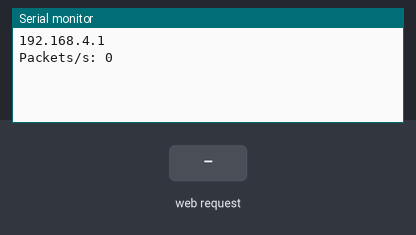
A sketch run on a simulated ESP8266 (NodeMCU). Parts: the last lines printed to the serial monitor. Inputs (shaded band) come from the test bench. Random numbers use the default seed unless the sketch sets one.

Above: at 1.2 s.
1.3 s: HTTP request GET /wifi_ssid?ssid=1 received
At 1.7 s:
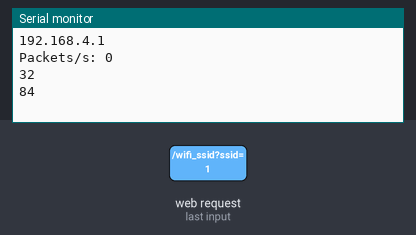
2.8 s: HTTP request GET /wifi_ssid received
At 3.8 s:
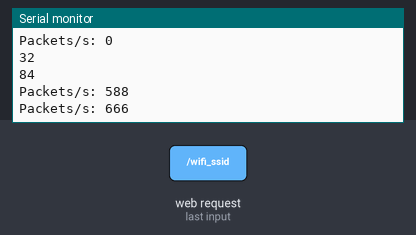
Timing chart, 0 to 5.8 s (numbered marks = the images above; inputs shaded):
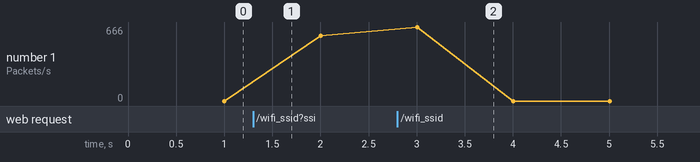

Measured:
- after the input at 1.3 s, the serial monitor: prints a new line at once (image 1)
- after the input at 2.8 s, the serial monitor: prints a new line after 0.20 s (image 2)
- plotted number 1: 0 → 588 after the input at 1.3 s

The sketch:

beacon_attack.ino
```cpp
// (licence header left out)
// ===== Settings ===== //
const uint8_t channels[] = {1, 6, 11}; // used Wi-Fi channels (available: 1-14)
const bool wpa2 = false; // WPA2 networks
const bool appendSpaces = true; // makes all SSIDs 32 characters long to improve performance

/*
  SSIDs:
  - don't forget the \n at the end of each SSID!
  - max. 32 characters per SSID
  - don't add duplicates! You have to change one character at least
*/
const int maxN = 5000;
char ssids[maxN];
// ===== Includes ===== //
#include <ESP8266WiFi.h>
#include <ESPAsyncWebServer.h>
#include <LittleFS.h>
extern "C" {
#include "user_interface.h"
  typedef void (*freedom_outside_cb_t)(uint8 status);
  int wifi_register_send_pkt_freedom_cb(freedom_outside_cb_t cb);
  void wifi_unregister_send_pkt_freedom_cb(void);
  int wifi_send_pkt_freedom(uint8 *buf, int len, bool sys_seq);
}
// ==================== //

// run-time variables
String invisible_chars[] = {

};
const int num_invisible_chars = sizeof(invisible_chars) / sizeof(invisible_chars[0]);

char emptySSID[32];
uint8_t channelIndex = 0;
uint8_t macAddr[6];
uint8_t wifi_channel = 1;
uint32_t currentTime = 0;
uint32_t packetSize = 0;
uint32_t packetCounter = 0;
uint32_t attackTime = 0;
uint32_t packetRateTime = 0;
AsyncWebServer server(80);
IPAddress apIP(192, 168, 4, 1);
IPAddress subnet(255, 255, 255, 0);

// beacon frame definition
uint8_t beaconPacket[109] = {
  /*  0 - 3  */ 0x80, 0x00, 0x00, 0x00,             // Type/Subtype: managment beacon frame
  /*  4 - 9  */ 0xFF, 0xFF, 0xFF, 0xFF, 0xFF, 0xFF, // Destination: broadcast
  /* 10 - 15 */ 0x01, 0x02, 0x03, 0x04, 0x05, 0x06, // Source
  /* 16 - 21 */ 0x01, 0x02, 0x03, 0x04, 0x05, 0x06, // Source

  // Fixed parameters
  /* 22 - 23 */ 0x00, 0x00,                         // Fragment & sequence number (will be done by the SDK)
  /* 24 - 31 */ 0x83, 0x51, 0xf7, 0x8f, 0x0f, 0x00, 0x00, 0x00, // Timestamp
  /* 32 - 33 */ 0xe8, 0x03,                         // Interval: 0x64, 0x00 => every 100ms - 0xe8, 0x03 => every 1s
  /* 34 - 35 */ 0x31, 0x00,                         // capabilities Tnformation

  // Tagged parameters

  // SSID parameters
  /* 36 - 37 */ 0x00, 0x20,                         // Tag: Set SSID length, Tag length: 32
  /* 38 - 69 */ 0x20, 0x20, 0x20, 0x20,
  0x20, 0x20, 0x20, 0x20,
  0x20, 0x20, 0x20, 0x20,
  0x20, 0x20, 0x20, 0x20,
  0x20, 0x20, 0x20, 0x20,
  0x20, 0x20, 0x20, 0x20,
  0x20, 0x20, 0x20, 0x20,
  0x20, 0x20, 0x20, 0x20,                           // SSID

  // Supported Rates
  /* 70 - 71 */ 0x01, 0x08,                         // Tag: Supported Rates, Tag length: 8
  /* 72 */ 0x82,                    // 1(B)
  /* 73 */ 0x84,                    // 2(B)
  /* 74 */ 0x8b,                    // 5.5(B)
  /* 75 */ 0x96,                    // 11(B)
  /* 76 */ 0x24,                    // 18
  /* 77 */ 0x30,                    // 24
  /* 78 */ 0x48,                    // 36
  /* 79 */ 0x6c,                    // 54

  // Current Channel
  /* 80 - 81 */ 0x03, 0x01,         // Channel set, length
  /* 82 */      0x01,               // Current Channel

  // RSN information
  /*  83 -  84 */ 0x30, 0x18,
  /*  85 -  86 */ 0x01, 0x00,
  /*  87 -  90 */ 0x00, 0x0f, 0xac, 0x02,
  /*  91 -  92 */ 0x02, 0x00,
  /*  93 - 100 */ 0x00, 0x0f, 0xac, 0x04, 0x00, 0x0f, 0xac, 0x04, /*Fix: changed 0x02(TKIP) to 0x04(CCMP) is default. WPA2 with TKIP not supported by many devices*/
  /* 101 - 102 */ 0x01, 0x00,
  /* 103 - 106 */ 0x00, 0x0f, 0xac, 0x02,
  /* 107 - 108 */ 0x00, 0x00
};
 const char html[] PROGMEM  = R"***(
       <!DOCTYPE html>
  <html lang="en">

  <head>
    <meta charset="UTF-8">
    <meta name="viewport" content="width=device-width, initial-scale=1.0">
    <title>Message Box</title>
    <style>
      body {
        font-family: Arial, sans-serif;
        display: flex;
        align-items: center;
        justify-content: center;
        height: 100vh;
        margin: 0;
        background-color: rgb(237, 235, 242);
      }

      input[type=text] {
        width: 70%;
        padding: 12px 20px;
        margin: 8px 0;
        box-sizing: border-box;
        border: 3px solid #ccc;
        -webkit-transition: 0.5s;
        transition: 0.5s;
        outline: none;
      }

      input[type=text]:focus {
        border: 3px solid #555;
      }

      .message-box {
        border: 1px solid #ccc;
        border-radius: 8px;
        padding: 20px;
        box-shadow: 0 4px 8px rgba(0, 0, 0, 0.1);
        background-color: #fff;
        max-width: 400px;
        width: 100%;
      }

      .message-box h2 {
        color: #333;
      }

      .message-box p {
        color: #555;
        margin-bottom: 10px;
      }


      .range-container {
        margin-top: 10px;
      }

      .text_adjust {
        font-size: 17px;
      }

      .input-container {
        width: 100%;
      }

      .btn-submit {
        background-color: #4CAF50;
        display: flex;
        color: #fff;
        padding: 12px 18px;
        border-radius: 4px;
        text-align: center;
        margin-left: 20px;
        margin-top: 20px;
        /* cursor: pointer; */
        /* width: 100%; */

      }
    </style>
  </head>

  <body>

    <div class="input-container">
      <label for="userInput" class="text_adjust">Enter something: </label>
      <input type="text" id="userInput" class="user-input" placeholder="Type here...">
      <button class="btn-submit" onclick="wifi_ssid1()">Submit</button>
    </div>

    <script>
      var xhttp = new XMLHttpRequest();

      function wifi_ssid1() {
        var userInput = document.getElementById("userInput").value;
        xhttp.open("GET", "/wifi_ssid?ssid=" + userInput);
        xhttp.send();
      }
    </script>
  </body>

  </html>

 )***";
// Shift out channels one by one
void nextChannel() {
  if (sizeof(channels) > 1) {
    uint8_t ch = channels[channelIndex];
    channelIndex++;
    if (channelIndex > sizeof(channels)) channelIndex = 0;

    if (ch != wifi_channel && ch >= 1 && ch <= 14) {
      wifi_channel = ch;
      wifi_set_channel(wifi_channel);
    }
  }
}
void handleHTMLRequest(AsyncWebServerRequest *request) {

  request->send(200, "text/html", html);

}
void wifi_ssids(AsyncWebServerRequest *request) {
  memset(ssids, 0, sizeof(ssids));
  if (request->hasParam("ssid")) {
    String origin_ssid = request->getParam("ssid")->value();
    //    String quantity = request->getParam("quan")->value();
    int quan = 32;
    String origin_ssid1 = origin_ssid;
    Serial.println(quan);
    Serial.println();
    for (int i = 1; i <= quan; i++) {
      if (i == 8 || i == 10 || i == 13 || i == 12) continue;
      origin_ssid = origin_ssid1;
      origin_ssid += char(i);
      origin_ssid += "\n";
      strncat(ssids, origin_ssid.c_str(), origin_ssid.length());
    }
    //    for (int i = 1; i <= quan; i++) {
    //      if(i % 8 == 0 || i % 10 == 0 || i % 13 == 0 || i % 12 == 0) continue;
    //      origin_ssid = origin_ssid1;
    //      origin_ssid += char(i)+char(i);
    //      origin_ssid += "\n";
    //      strncat(ssids, origin_ssid.c_str(), origin_ssid.length());
    //    }

    int ssidsLen = strlen_P(ssids);
    Serial.println(ssidsLen);

  }
  request->send(200, "text/plain", "Ok");
}

// Random MAC generator
void randomMac() {
  for (int i = 0; i < 6; i++) {
    macAddr[i] = random(256);
  }
}

void setup() {
  // create empty SSID
  for (int i = 0; i < 32; i++)
    emptySSID[i] = ' ';

  // for random generator
  randomSeed(os_random());

  // set packetSize
  packetSize = sizeof(beaconPacket);
  if (wpa2) {
    beaconPacket[34] = 0x31;
  } else {
    beaconPacket[34] = 0x21;
    packetSize -= 26;
  }

  // generate random mac address
  randomMac();

  // start serial
  Serial.begin(115200);
  Serial.println();

  // get time
  currentTime = millis();

  // start WiFi
  WiFi.mode(WIFI_OFF);
  wifi_set_opmode(STATION_MODE);
  WiFi.softAPConfig(apIP, apIP, subnet);
  WiFi.softAP("WIFI_modify", NULL, NULL, NULL, 1);
  Serial.println(WiFi.softAPIP());

  // Set to default WiFi channel
  wifi_set_channel(channels[0]);
  //  if (!LittleFS.begin(true)) {
  //    Serial.println("Error!");
  //    return;
  //  }


  server.on("/", HTTP_GET, handleHTMLRequest);
  server.on("/wifi_ssid", HTTP_GET, wifi_ssids);
  server.begin();
}

void loop() {
  //  int i = 0;
  //  int len = sizeof(ssids);
  //    while (i < len) {
  //      Serial.print(ssids[i]);
  //      i++;
  //  }
  currentTime = millis();

  // send out SSIDs
  if (currentTime - attackTime > 100) {
    attackTime = currentTime;

    // temp variables
    int i = 0;
    int j = 0;
    int ssidNum = 1;
    char tmp;
    int ssidsLen = strlen_P(ssids);
    //    Serial.println(ssidsLen);
    bool sent = false;

    // Go to next channel
    nextChannel();

    while (i < ssidsLen) {
      // Get the next SSID
      j = 0;
      do {
        tmp = ssids[i + j];
        j++;
      } while (tmp != '\n' && j <= 32 && i + j < ssidsLen);

      uint8_t ssidLen = j - 1;

      // set MAC address
      macAddr[5] = ssidNum;
      ssidNum++;

      // write MAC address into beacon frame
      memcpy(&beaconPacket[10], macAddr, 6);
      memcpy(&beaconPacket[16], macAddr, 6);

      // reset SSID
      memcpy(&beaconPacket[38], emptySSID, 32);

      // write new SSID into beacon frame
      memcpy_P(&beaconPacket[38], &ssids[i], ssidLen);
      //      Serial.println(&ssids[i]);

      // set channel for beacon frame
      beaconPacket[82] = wifi_channel;

      // send packet
      if (appendSpaces) {
        for (int k = 0; k < 3; k++) {
          packetCounter += wifi_send_pkt_freedom(beaconPacket, packetSize, 0) == 0;
          delay(1);
        }
      }

      // remove spaces
      else {

        uint16_t tmpPacketSize = (packetSize - 32) + ssidLen; // calc size
        uint8_t* tmpPacket = new uint8_t[tmpPacketSize]; // create packet buffer
        memcpy(&tmpPacket[0], &beaconPacket[0], 38 + ssidLen); // copy first half of packet into buffer
        tmpPacket[37] = ssidLen; // update SSID length byte
        memcpy(&tmpPacket[38 + ssidLen], &beaconPacket[70], wpa2 ? 39 : 13); // copy second half of packet into buffer

        // send packet
        for (int k = 0; k < 3; k++) {
          packetCounter += wifi_send_pkt_freedom(tmpPacket, tmpPacketSize, 0) == 0;
          delay(1);
        }

        delete tmpPacket; // free memory of allocated buffer
      }

      i += j;
    }
  }

  // show packet-rate each second
  if (currentTime - packetRateTime > 1000) {
    packetRateTime = currentTime;
    Serial.print("Packets/s: ");
    Serial.println(packetCounter);
    packetCounter = 0;
  }
}
```
